Frame 1 (no input): blank canvas, image omitted
Frame 60 (no input): blank canvas, image omitted
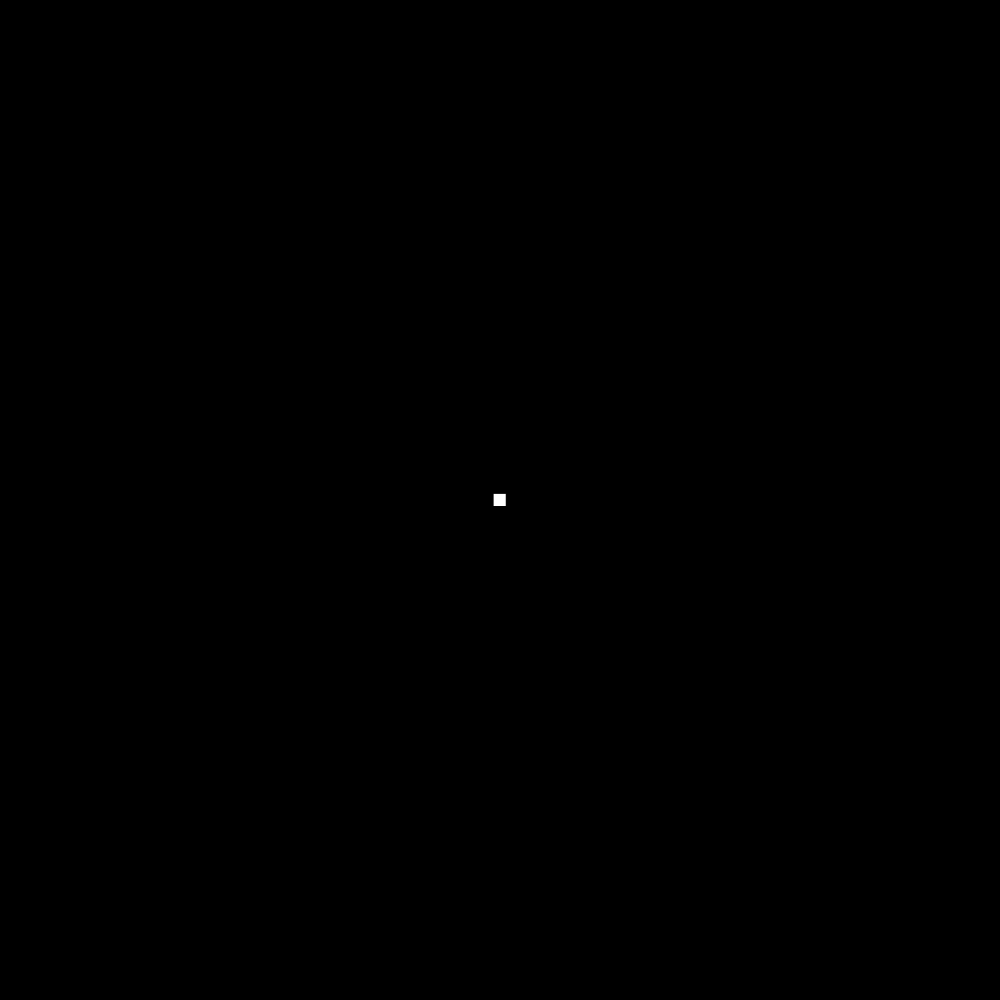
Frame 120 (the mouse pressed at the canvas centre since frame 60)

The p5.js sketch whose frames 1 and 60 were blank and that drew this single picture after the mouse press (run headless with seeded random() and noise() and a simulated clock; from frame 60 on, the mouse is pressed at the canvas centre):

// p5.js sketch
// ── sketch.js

// A few global variables

var boxes = [];                 // Global array to keep track of the nodes/boxes in the grid
var cell_width;                 // Declaring a global cell_width variable
var total_rows = 75;            // Total rows and columns in the grid
var running = false;            // Indicates whether any process is running right now
var cnv;                        // GLobal cnv variable to keep check of the canvas
var track_alive = []            // Track the alive cells

// Colors
var BLACK;
var WHITE;
var RED;
var GREEN;
var BLUE;
var GREY;
var PURPLE;
var YELLOW;
var ORANGE;
var CORAL;

var DEAD;
var ALIVE;


// Setup for the display
function setup() {
	// Checking if the height of the page is greater than the width

	var is_height = true;
	if (windowWidth > windowHeight) {
		is_height = true;
		cnv = createCanvas(windowHeight, windowHeight);
	}
	else {
		is_height = false;
		cnv = createCanvas(windowWidth, windowWidth);
	}

	if (is_height) {
		cnv.position(windowWidth / 2 - windowHeight / 2)
	}

	// Colors can only be declared in the setup

	// Declaration of a few colors

	BLACK = color(0, 0, 0);
	WHITE = color(255, 255, 255);
	RED = color(255, 0, 0);
	GREEN = color(0, 255, 0);
	BLUE = color(0, 0, 255);
	GREY = color(128, 128, 128);
	PURPLE = color(128, 0, 128);
	YELLOW = color(0, 128, 128);
	ORANGE = color(255, 140, 0);
	CORAL = color(255, 127, 80);

	DEAD = BLACK;
	ALIVE = WHITE;


	cell_width = width / total_rows;                      // Determining the width of cell given the width of the canvas
	let row = 0;
	let col = 0;

	// Filling the grid, adding nodes into the boxes array variable

	running = true;
	for (let y = 0; y < width; y += cell_width) {
		boxes[row] = [];
		col = 0;
		for (let x = 0; x < width; x += cell_width) {
			boxes[row].push(0);
			col++;
			fill(DEAD);
			square(x, y, cell_width);
		}
		row++;
	}
	running = false;
}


async function draw() {
	
	// Checking for interrupts & actions if any computing isn't in process

	if ( !running ) mouseActions();
	keyboardActions();
	row = 0;
	col = 0;
	running = true;
	for (let y = 0; y < width; y += cell_width) {
		col = 0;
		for (let x = 0; x < width; x += cell_width) {
			if (boxes[row][col] == 1)
			{
				fill(ALIVE);
				square(x, y, cell_width);
			}
			else
			{
				fill(DEAD);
				square(x, y, cell_width);
			}
			col++;
		}
		row++;
	}
	running = false;
	await sleep(50)
}

// Checking for any keyboard action

async function keyboardActions() {
	// Checking for any key presses
	if (keyIsPressed) {
		if (keyIsDown(82))                                   // The R key is pressed
		{
			// all_dead();                                       // Call the reset function
			return true;
		}
		if (keyIsDown(32))                      // The "spacebar" key is pressed
		{
			running = true;
			while ( !keyIsDown(82) )
			{
				let start = Date.now();
				game_of_life();
				let timeExec = Date.now() - start;
				await sleep(500 - timeExec);
			}
			running = false;
		}
		if (keyIsDown(67)) {
			// all_alive();
		}
	}
	return false;
}

// Checking for any mouse action

function mouseActions() {
	if (mouseIsPressed) {
		// Getting which grid was clicked/pressed

		let row = floor(mouseY / cell_width);
		let col = floor(mouseX / cell_width);
		try {
			if (row < total_rows && col < total_rows ) {
				let node = boxes[row][col];
				if ( node == undefined ) return ;
				console.log(node);
				if (mouseButton == LEFT && !keyIsDown(17)) {
					if ( node == 0) {
						boxes[row][col] = 1;
					}
				}
				else if (mouseButton == CENTER) {
					// all_dead();
				}

				else if ((mouseButton == LEFT && keyIsDown(17)) || (mouseButton == RIGHT)) {
					if ( node == 1 ) {
						boxes[row][col] = 0;
					}
				}
			}
		}
		catch (e){}
	}
}

function sleep(ms) {
	return new Promise(resolve => setTimeout(resolve, ms));
}

function game_of_life() {
	var temp = []
	let row = 0;
	let col = 0;

	running = true;
	for (let y = 0; y < width; y += cell_width) {
		temp[row] = [];
		col = 0;
		for (let x = 0; x < width; x += cell_width) {
			temp[row].push(0);
			col++;
		}
		row++;
	}
	running = false;

	for (let row = 0; row < total_rows; row++) {
		for (let col = 0; col < total_rows; col++) {
			let count = 0;
			for (let i = -1; i < 2; i++) {
				for (let j = -1; j < 2; j++) {
					if ( i == 0 && j == 0) continue;
					if ((row + i > -1 ) && (col + j > -1) && (col + j < total_rows) && (row + i < total_rows)) {
						if ( boxes[row + i][col + j] == 1 )
							count++;
					}
				}
			}
			if (count > 3) {
				temp[row][col] = 0;
			}
			else if (count == 3) {
				temp[row][col] = 1;
			}
			else if (count < 2) {
				temp[row][col] = 0;
			}
			else if ( count == 2 && boxes[row][col] == 1)
			{
				temp[row][col] = 1;
			}
			else {
				temp[row][col] = boxes[row][col];
			}
		}
	}

	for (let i = 0; i < total_rows; i++) {
		for (let j = 0; j < total_rows; j++) {
			boxes[i][j] = temp[i][j];
		}
	}
}
